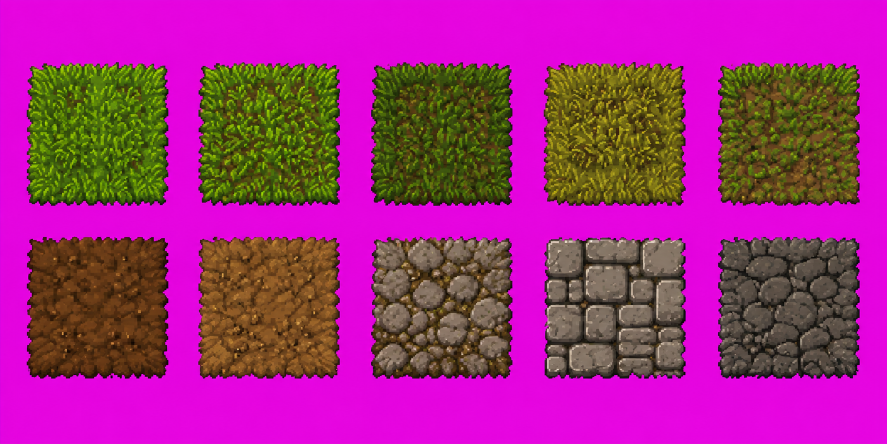
#> input picture assets/scenario/tiles_02.png, 1774 x 887 px, found by its file name (shown at 1/2 size)
$ python build_terreno.py assets/scenario/tiles_02.png --aplicar
#> lines starting #> are read from the running program, lines starting #| are printed output that depends on the picture; after the words box and inside, x2 and y2 are one past the last pixel; in counts of white or black regions, pixels touching at a corner belong together
#> in main, im is the input picture: PIL image 1774x887 RGB; mean R, G, B 162.1, 42, 130.9
#!/usr/bin/env python3
"""build_terreno.py — recorta uma FOLHA de tiles de terreno e costura cada um
para que ladrilhe sem emenda.

    python assets/build_terreno.py assets/scenario/tiles_02.png --aplicar

A folha de origem mora em `assets/scenario/`, junto com as outras (tiles_01,
objects_*, trees_*). Uma segunda pasta de referência só criaria dúvida sobre
qual arquivo é a fonte de verdade.

O alvo é reaproveitar imagem gerada por IA como textura de chão. O que esta
leva mediu na primeira folha, e que vale para as próximas:

  * O CHROMA NÃO É CHAPADO. O fundo "magenta" varia de (211,12,208) a
    (230,5,224) — comparar por igualdade não recorta nada. A chave é por
    REGIÃO de cor: R e B altos, G baixo, R perto de B. A arte é verde, marrom e
    cinza, e nenhuma delas entra nessa região.

  * NÃO HÁ GRADE DE PIXEL. Medido: cada pixel difere do vizinho, corridas de
    cor idêntica de 1 px em 99% dos casos. A folha não é pixel art numa
    resolução nativa baixa — é imagem contínua que PARECE pixel art. Procurar o
    "pixel verdadeiro" para recortar 1:1 é perder tempo; o caminho é reduzir com
    filtro de área.

  * O TILE TEM BORDA SERRILHADA. Cada quadro vem com um contorno escuro
    irregular, que é bonito na folha e fatal no mapa: ladrilhado, ele desenha
    justamente a grade que não deve existir. A borda é ERODIDA fora, e só o
    miolo sólido é aproveitado.

  * COSTURA POR CROSS-FADE DE TRANSBORDO, e é ela que faz o tile fechar.
    Recorta-se N+b do miolo; as b primeiras colunas da saída são um
    esmaecimento entre a coluna N+i (o que vem DEPOIS da borda direita) e a
    coluna i. Assim a coluna N-1 desemboca naturalmente na coluna 0, que é o que
    "ladrilhar sem emenda" quer dizer. Mesma conta na vertical.

  * SAÍDA EM 96×96, e não em 32. O `tileTexture` do jogo devolve uma folha de
    96×96 que o render recorta por `x%3, y%3` — nove células de 32. Entregando
    96 costurado, as nove células saem DIFERENTES entre si e mesmo assim
    contínuas, e o mapa inteiro ladrilha sem emenda porque o 96 fecha em si.
    Entregar 32 daria a mesma célula nove vezes e o chão viraria papel de parede.
"""
import sys, os, json, glob
from PIL import Image, ImageFilter, PngImagePlugin
import numpy as np

RAIZ = os.path.dirname(os.path.dirname(os.path.abspath(__file__)))
SAIDA = os.path.join(RAIZ, 'assets', 'terreno')

# Nome de cada quadro, POR FOLHA e em ordem de leitura.
# Era uma lista solta, e isso era uma armadilha esperando: a lista abaixo é da
# tiles_02, então rodar `--aplicar` em qualquer outra folha gravaria os quadros
# dela por cima de `grama.png`, `terra.png` e das outras oito que já estão no
# jogo — sem erro e sem aviso, que é a pior forma de perder arte aprovada.
# Agora o nome é indexado pela folha, e folha sem lista sai numerada COM O NOME
# DELA na frente (`tiles_01_07`), então colidir passou a ser impossível.
NOMES = {
    'tiles_02.png': [
        'grama_clara', 'grama', 'grama_mata', 'grama_seca', 'grama_rala',
        'terra_escura', 'terra', 'cascalho', 'calcada', 'pedra',
    ],
}

TRABALHO = 192      # tamanho em que a costura acontece (múltiplo de 96 e de 32)
BANDA = 32          # largura do esmaecimento; TRABALHO+BANDA tem de caber no miolo
                    # 192+32=224, e os miolos medidos na primeira folha ficaram
                    # entre 254 e 260. A banda foi de 64 para 32 por duas
                    # medições: com 64 metade da folha era recusada por um ou
                    # dois pixels de falta, e o borrão que ela deixa é leve
                    # (contraste dentro da faixa entre 0,68 e 1,10 do de fora),
                    # então a banda larga não estava comprando nada — enquanto a
                    # sobra que ela consome é justamente a folga de que a busca
                    # de recorte abaixo precisa.
FINALISTAS = 60     # quantos candidatos da peneira grossa são reavaliados na saída
FINAL = 96          # o que o jogo consome: a folha 3×3 do tileTexture

# ESCALA é a correção de PROPORÇÃO, e ela é o número mais importante do arquivo.
# Cada quadro da folha é UM tile de chão — foi assim que a arte foi enquadrada.
# A primeira versão reduzia o quadro para 96 e entregava isso como folha, mas o
# motor lê a folha de 96 como NOVE tiles (recorte por x%3, y%3): um quadro
# passava a cobrir nove tiles e o motivo saía ampliado três vezes. Medido no
# calçamento, cujo passo dá para medir por autocorrelação: passo de 30 px num
# quadro de 285, ou seja 9,5 pedras por quadro; entregue daquele jeito, o tile
# do jogo mostrava 2,5 pedras, e o dono do projeto viu na hora — "parece que a
# pedra é maior que o personagem".
# Agora o quadro vira ESCALA pixels e a folha de 96 é ele LADRILHADO. Tem de
# dividir 96 e 192: 32 (3×3 por folha) e 48 (2×2) servem.
#
# 48 e não 32, e o que decidiu foi a MEDIÇÃO, não a densidade do Tibia. Em 32 o
# quadro vira exatamente um tile — a leitura literal do enquadramento —, e o
# resultado é pior em tudo que dá para medir: as nove células do `x%3` saem
# IDÊNTICAS (uma distinta de nove), o período de repetição no mapa cai para um
# tile, e a autocorrelação da grama e do cascalho passa a encontrar passo de
# 32 px, ou seja o motivo mais forte do chão vira A PRÓPRIA GRADE. Isso é papel
# de parede, e agora medido em vez de temido.
# Em 48: nove células distintas, período de 1,5 tile, autocorrelação sem período
# nenhum na grama e no cascalho, pedra de 5 px em vez de 3 (que é onde a forma
# ainda sobrevive — em 3 px não cabe contorno nem luz de um lado, que é a receita
# do #49), e a emenda até melhora, de 0,83–0,88 para 0,67–0,80.

ESCALA = 48         # quantos pixels de saída vale UM QUADRO da folha

# O miolo de qualquer folha é reamostrado para este tamanho antes da costura —
# ver `normaliza`. 257 é a mediana dos miolos de tiles_02.png, a folha que
# calibrou TRABALHO e BANDA, então para ela a normalização é quase identidade.
# MIOLO_MIN é o piso de arte de ORIGEM que ainda vale a pena: abaixo dele a
# ampliação para 257 passa de 3× e o tile de 48 sai de menos de 80 px de fonte.
MIOLO_ALVO = 257
MIOLO_MIN = 80


def mascara_arte(a):
    """True onde há ARTE. Ver a nota sobre o chroma no topo."""
    R, G, B = a[:, :, 0].astype(int), a[:, :, 1].astype(int), a[:, :, 2].astype(int)
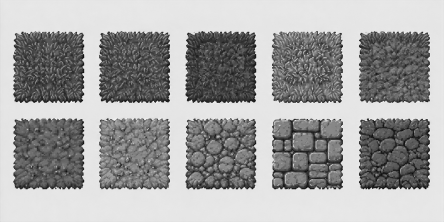
#> R: shape (887, 1774) int64 (shown at 1/4 size); min 0, max 255, mean 162.1
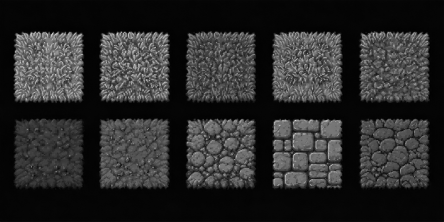
#> G: shape (887, 1774) int64 (shown at 1/4 size); min 0, max 255, mean 42
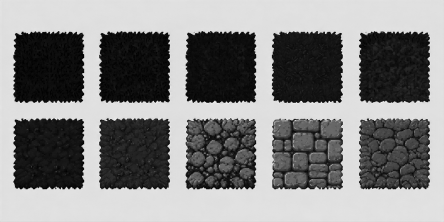
#> B: shape (887, 1774) int64 (shown at 1/4 size); min 0, max 255, mean 130.9
    mag = (R > 150) & (B > 140) & (G < 90) & (np.abs(R - B) < 60)
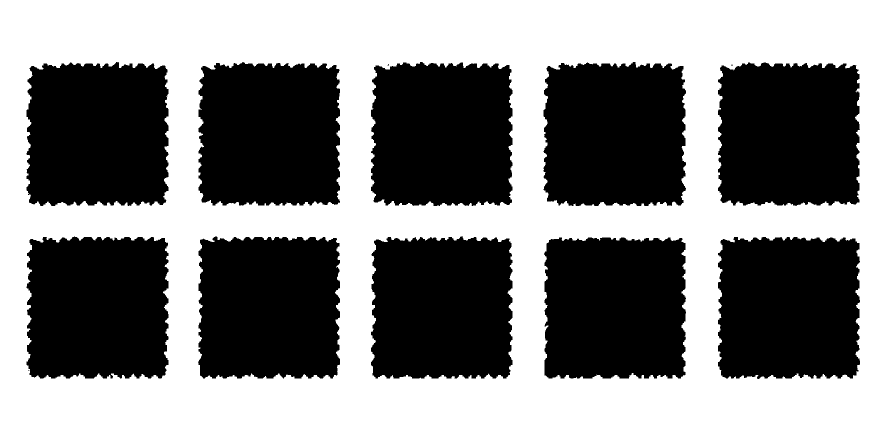
#> mag: shape (887, 1774) bool (shown at 1/2 size); 51.5% white; 14 black regions (4 under 20 px), largest, box (x1, y1, x2, y2) and area: (1087, 124, 1372, 412) 76684, (1436, 125, 1720, 412) 76542, (397, 124, 680, 411) 76497
    return ~mag


def faixas(v):
    out, ini = [], None
    for i, val in enumerate(v):
        if val and ini is None:
            ini = i
        elif not val and ini is not None:
            out.append((ini, i - 1)); ini = None
#> this loop made 1774 passes
#> val on passes 1 to 8: False, False, False, False, False, False, False, False
#> (the rest of the program and of its run is left out)
